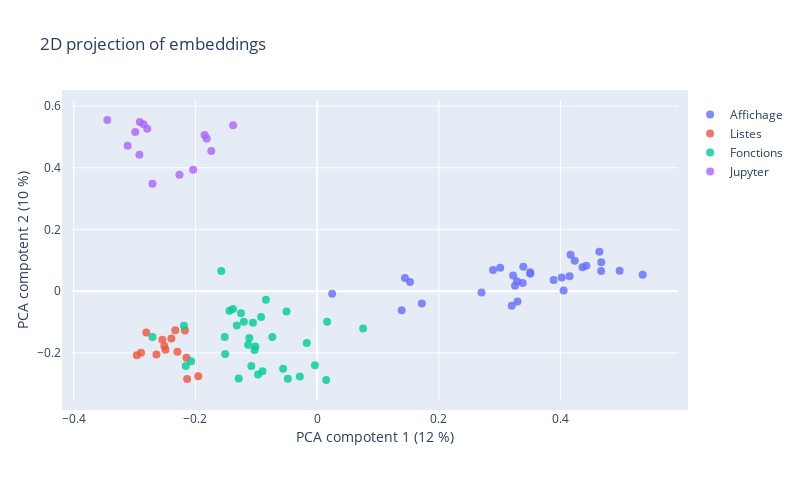

This figure's notebook cell:
### Code cell
# with Plotly
fig = go.Figure()

for chapter in chapters:
    # Get data points
    x = df[df["chapter"] == chapter]["pca_comp_1"]
    y = df[df["chapter"] == chapter]["pca_comp_2"]
    # Get the text for hover
    hover_text = df[df["chapter"] == chapter]["chunk"]
    fig.add_trace(
        go.Scatter(
            x=x,
            y=y,
            mode="markers",
            marker=dict(size=8, colorscale="Viridis", opacity=0.8),
            name=chapter,
            hovertext=hover_text,
            hoverinfo="text",
        )
    )

fig.update_layout(
    autosize=False,
    title="2D projection of embeddings",
    width=800,
    height=500,
    margin=dict(l=50, r=50, b=100, t=100, pad=10),
    xaxis=dict(title=component_labels[1]),
    yaxis=dict(title=component_labels[2]),
)

fig.show()
